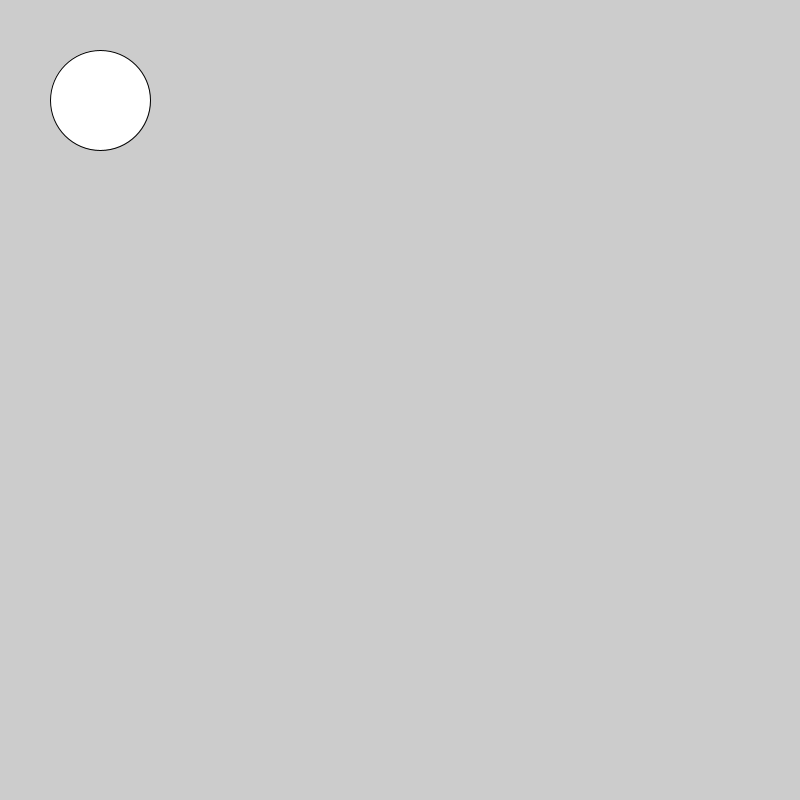
Frame 1 (no input)
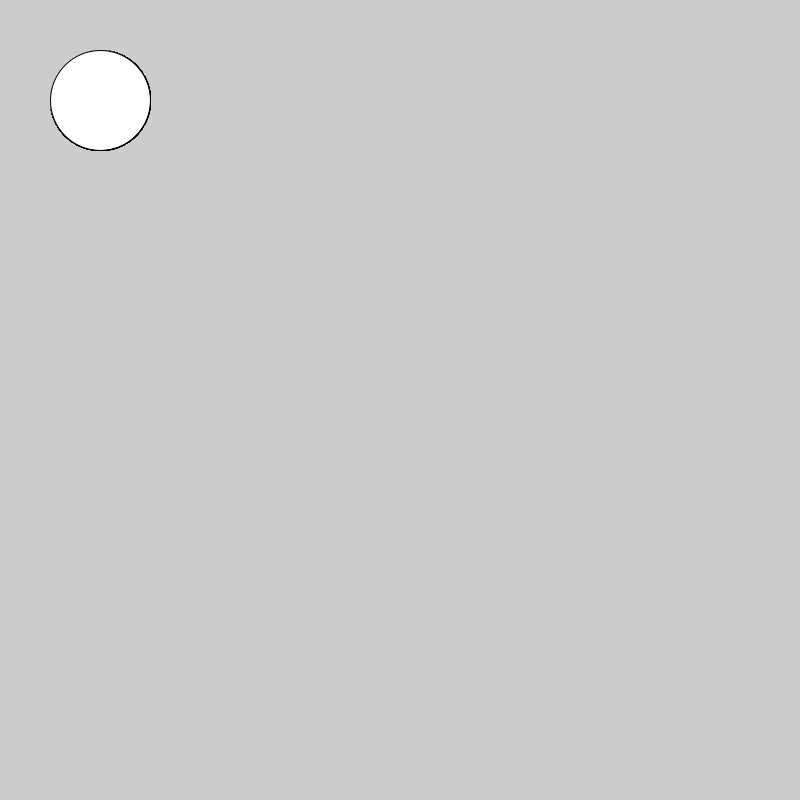
Frame 60 (the mouse pressed at the canvas centre just before this capture)
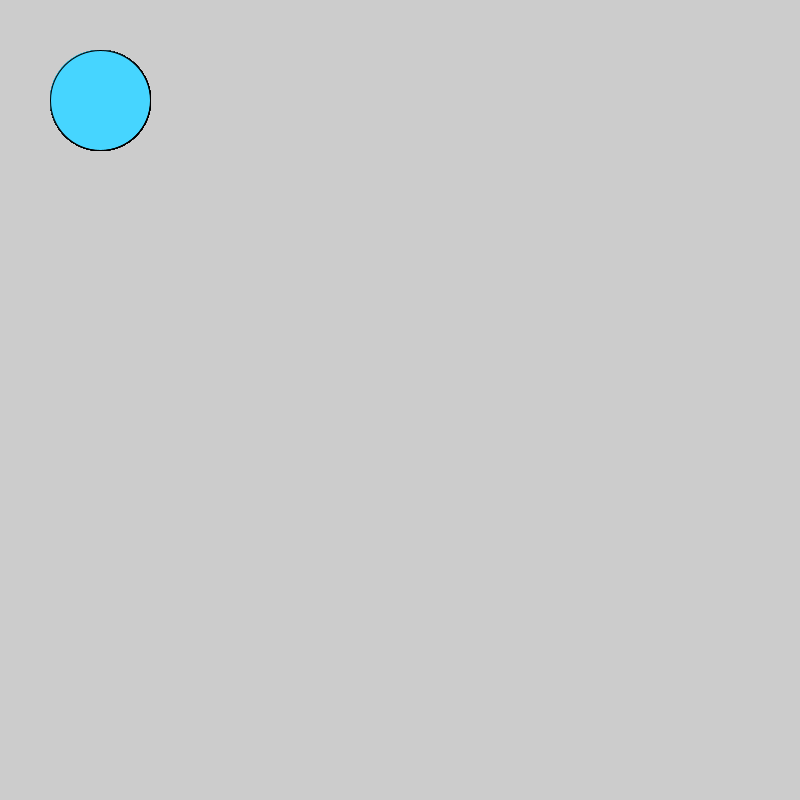
Frame 120 (the mouse held since frame 60 and released just before this capture)

The Processing sketch that drew these frames (run headless with seeded random() and noise(); from frame 60 on, the mouse is pressed at the canvas centre):

// Processing sketch: logical_dot
// ── logical_dot.pde
void setup() {
  size(800,800);
}
  void draw() {
   if(mousePressed) {
     fill(#46D5FF);
   }
   ellipse(100,100,100,100);
}
